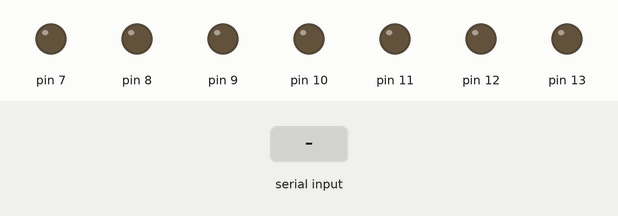
Recording of a sketch running on a simulated Arduino Uno, built with avr-gcc and run on an emulated ATmega328P. Shown: output pins drawn as LEDs (lit = HIGH). Dashed ring = blinking. Inputs (shaded band) come from the test bench.

Above: at 1.2 s.
1.3 s: "1" received over Serial
At 1.55 s:
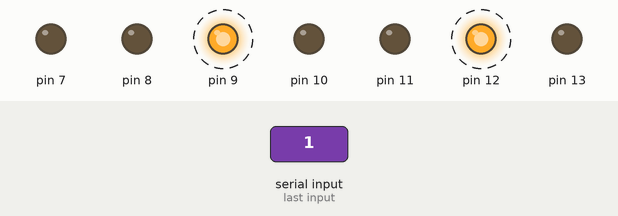
4.3 s: "2" received over Serial
At 4.55 s:
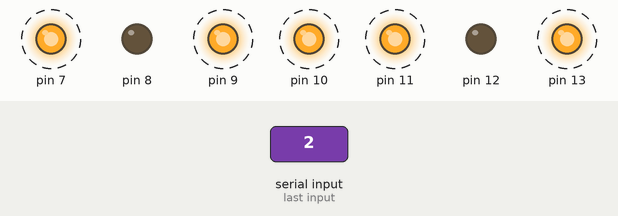
7.3 s: "3" received over Serial
At 7.55 s:
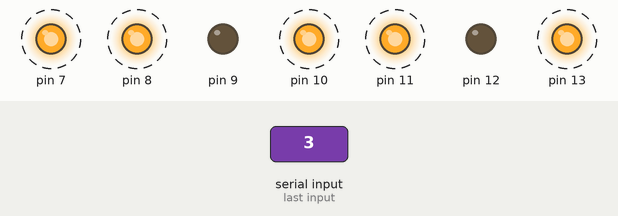
10.3 s: "4" received over Serial
At 10.55 s:
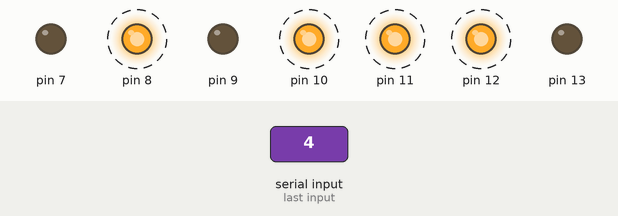
13.3 s: "5" received over Serial
At 13.55 s:
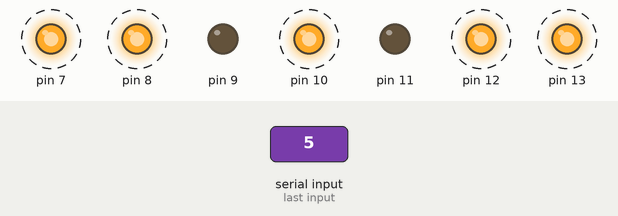
16.3 s: "6" received over Serial
At 16.55 s:
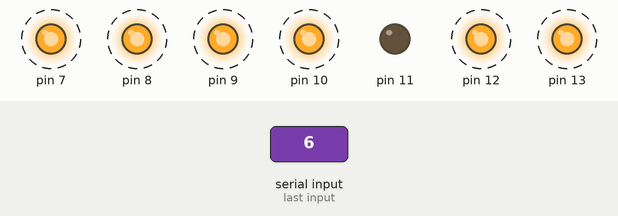
Timing chart, 0 to 19.7 s (numbered marks = the images above; inputs shaded):
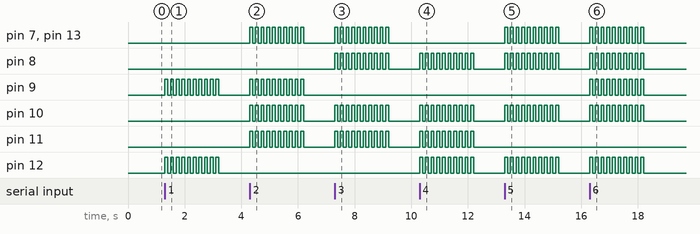

The sketch:

segment.ino
```cpp
char input[30];      //  文字列格納用
int i = 0;    //  文字数のカウンタ
void setup() {
  Serial.begin(9600);
  pinMode(13,OUTPUT);
  pinMode(12,OUTPUT);
  pinMode(11,OUTPUT);
  pinMode(10,OUTPUT);
  pinMode(9,OUTPUT);
  pinMode(8,OUTPUT);
  pinMode(7,OUTPUT);

}

void loop() {     //  データ受信したとき
  if (Serial.available()) {
    input[i] = Serial.read();
    //  文字数が 30 以上  or  末尾文字
    if (input[i] == '1') {
      for(i=0;i<10;i++){
      digitalWrite(12, HIGH);
      digitalWrite(9, HIGH);
      delay(100);
      digitalWrite(12, LOW);
      digitalWrite(9, LOW);
      delay(100);
      }}
     if (input[i] == '2') {
      for(i=0;i<10;i++){
      digitalWrite(13, HIGH);
      digitalWrite(11, HIGH);
      digitalWrite(10, HIGH);
      digitalWrite(9, HIGH);
      digitalWrite(7, HIGH);
      delay(100);
      digitalWrite(13, LOW);
      digitalWrite(11, LOW);
      digitalWrite(10, LOW);
      digitalWrite(9, LOW);
      digitalWrite(7, LOW);
      delay(100);
      }
     }
     if (input[i] == '3') {
      for(i=0;i<10;i++){
      digitalWrite(13, HIGH);
      digitalWrite(11, HIGH);
      digitalWrite(10, HIGH);
      digitalWrite(8, HIGH);
      digitalWrite(7, HIGH);
      delay(100);
      digitalWrite(13, LOW);
      digitalWrite(11, LOW);
      digitalWrite(10, LOW);
      digitalWrite(8, LOW);
      digitalWrite(7, LOW);
      delay(100);
      }
     }
     if (input[i] == '4') {
      for(i=0;i<10;i++){
      digitalWrite(12, HIGH);
      digitalWrite(11, HIGH);
      digitalWrite(10, HIGH);
      digitalWrite(8, HIGH);
      delay(100);
      digitalWrite(12, LOW);
      digitalWrite(11, LOW);
      digitalWrite(10, LOW);
      digitalWrite(8, LOW);
      delay(100);
      }
     }
     if (input[i] == '5') {
      for(i=0;i<10;i++){
      digitalWrite(12, HIGH);
      digitalWrite(13, HIGH);
      digitalWrite(10, HIGH);
      digitalWrite(8, HIGH);
      digitalWrite(7, HIGH);
      delay(100);
      digitalWrite(12, LOW);
      digitalWrite(13, LOW);
      digitalWrite(10, LOW);
      digitalWrite(8, LOW);
      digitalWrite(7, LOW);
      delay(100);
      }
     }
     if (input[i] == '6') {
      for(i=0;i<10;i++){
      digitalWrite(12, HIGH);
      digitalWrite(13, HIGH);
      digitalWrite(10, HIGH);
      digitalWrite(9, HIGH);
      digitalWrite(8, HIGH);
      digitalWrite(7, HIGH);
      delay(100);
      digitalWrite(12, LOW);
      digitalWrite(13, LOW);
      digitalWrite(10, LOW);
      digitalWrite(9, LOW);
      digitalWrite(8, LOW);
      digitalWrite(7, LOW);
      delay(100);
      }
     }
     if (input[i] == '7') {
      for(i=0;i<10;i++){
      digitalWrite(13, HIGH);
      digitalWrite(12, HIGH);
      digitalWrite(11, HIGH);
      digitalWrite(8, HIGH);
      digitalWrite(7, HIGH);
      delay(100);
      digitalWrite(13, LOW);
      digitalWrite(12, LOW);
      digitalWrite(11, LOW);
      digitalWrite(8, LOW);
      digitalWrite(7, LOW);
      delay(100);
      }
     }
     if (input[i] == '8') {
      for(i=0;i<10;i++){
      digitalWrite(12, HIGH);
      digitalWrite(13, HIGH);
      digitalWrite(11, HIGH);
      digitalWrite(10, HIGH);
      digitalWrite(9, HIGH);
      digitalWrite(8, HIGH);
      digitalWrite(7, HIGH);
      delay(100);
      digitalWrite(12, LOW);
      digitalWrite(13, LOW);
      digitalWrite(11, LOW);
      digitalWrite(10, LOW);
      digitalWrite(9, LOW);
      digitalWrite(8, LOW);
      digitalWrite(7, LOW);
      delay(100);
      }
     }
     if (input[i] == '9') {
      for(i=0;i<10;i++){
      digitalWrite(12, HIGH);
      digitalWrite(13, HIGH);
      digitalWrite(11, HIGH);
      digitalWrite(10, HIGH);
      digitalWrite(8, HIGH);
      digitalWrite(7, HIGH);
      delay(100);
      digitalWrite(12, LOW);
      digitalWrite(13, LOW);
      digitalWrite(11, LOW);
      digitalWrite(10, LOW);
      digitalWrite(8, LOW);
      digitalWrite(7, LOW);
      delay(100);
      }
     }
     if (input[i] == '0') {
      for(i=0;i<10;i++){
      digitalWrite(12, HIGH);
      digitalWrite(13, HIGH);
      digitalWrite(11, HIGH);
      digitalWrite(9, HIGH);
      digitalWrite(8, HIGH);
      digitalWrite(7, HIGH);
      delay(100);
      digitalWrite(12, LOW);
      digitalWrite(13, LOW);
      digitalWrite(11, LOW);
      digitalWrite(9, LOW);
      digitalWrite(8, LOW);
      digitalWrite(7, LOW);
      delay(100);
      }
     }


      //  カウンタの初期化
      i = 0;
    } else { i++; }
  }
```

Measured:
- after the input at 1.3 s, pin 9, pin 12: alternates HIGH for 0.10 s and LOW for 0.10 s, 20 changes in all, then stays LOW, starting at once
- after the input at 4.3 s, pin 7, pin 9–11, pin 13: alternates HIGH for 0.10 s and LOW for 0.10 s, 20 changes in all, then stays LOW, starting at once
- after the input at 7.3 s, pin 7, pin 8, pin 10, pin 11, pin 13: alternates HIGH for 0.10 s and LOW for 0.10 s, 20 changes in all, then stays LOW, starting at once
- after the input at 10.3 s, pin 8, pin 10–12: alternates HIGH for 0.10 s and LOW for 0.10 s, 20 changes in all, then stays LOW, starting at once
- after the input at 13.3 s, pin 7, pin 8, pin 10, pin 12, pin 13: alternates HIGH for 0.10 s and LOW for 0.10 s, 20 changes in all, then stays LOW, starting at once
- after the input at 16.3 s, pin 7–10, pin 12, pin 13: alternates HIGH for 0.10 s and LOW for 0.10 s, 20 changes in all, then stays LOW, starting at once
